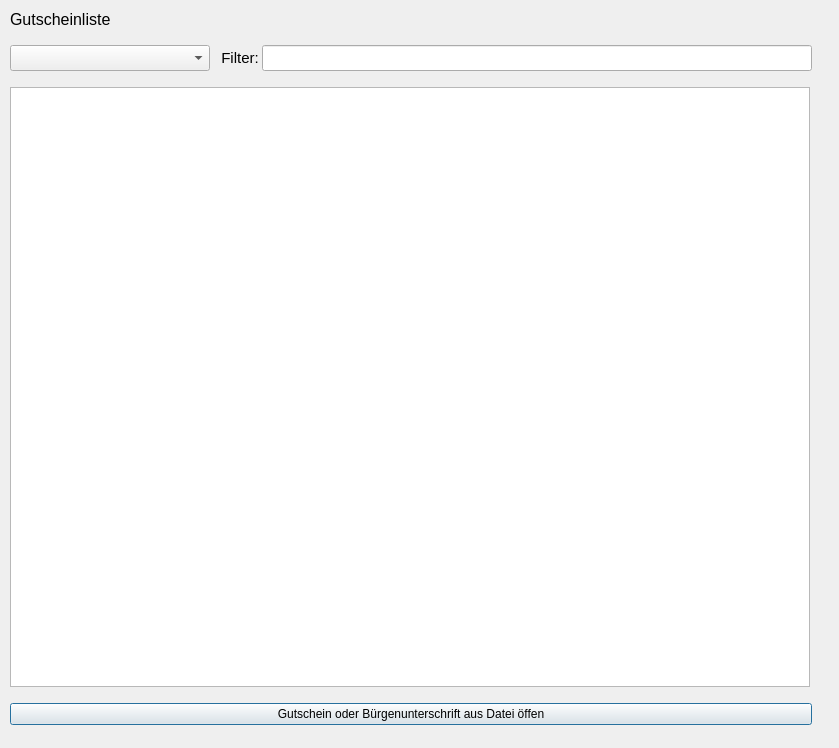
<?xml version="1.0" encoding="UTF-8"?>
<ui version="4.0">
 <class>DialogVoucherList</class>
 <widget class="QDialog" name="DialogVoucherList">
  <property name="geometry">
   <rect>
    <x>0</x>
    <y>0</y>
    <width>839</width>
    <height>748</height>
   </rect>
  </property>
  <property name="sizePolicy">
   <sizepolicy hsizetype="Fixed" vsizetype="Fixed">
    <horstretch>0</horstretch>
    <verstretch>0</verstretch>
   </sizepolicy>
  </property>
  <property name="maximumSize">
   <size>
    <width>16777215</width>
    <height>16777215</height>
   </size>
  </property>
  <property name="windowTitle">
   <string>Gutscheinliste</string>
  </property>
  <widget class="QLabel" name="label_voucher_list">
   <property name="geometry">
    <rect>
     <x>10</x>
     <y>10</y>
     <width>103</width>
     <height>19</height>
    </rect>
   </property>
   <property name="font">
    <font>
     <pointsize>12</pointsize>
    </font>
   </property>
   <property name="text">
    <string>Gutscheinliste</string>
   </property>
  </widget>
  <widget class="QWidget" name="layoutWidget">
   <property name="geometry">
    <rect>
     <x>10</x>
     <y>35</y>
     <width>802</width>
     <height>700</height>
    </rect>
   </property>
   <layout class="QVBoxLayout" name="verticalLayout">
    <item>
     <layout class="QHBoxLayout" name="horizontalLayout">
      <property name="spacing">
       <number>3</number>
      </property>
      <item>
       <widget class="QComboBox" name="statusComboBox">
        <property name="minimumSize">
         <size>
          <width>200</width>
          <height>0</height>
         </size>
        </property>
        <property name="font">
         <font>
          <pointsize>11</pointsize>
         </font>
        </property>
       </widget>
      </item>
      <item>
       <widget class="QLabel" name="labelFilter">
        <property name="font">
         <font>
          <pointsize>11</pointsize>
         </font>
        </property>
        <property name="text">
         <string>  Filter:</string>
        </property>
       </widget>
      </item>
      <item>
       <widget class="QLineEdit" name="lineEditFilter">
        <property name="font">
         <font>
          <pointsize>11</pointsize>
         </font>
        </property>
       </widget>
      </item>
     </layout>
    </item>
    <item>
     <widget class="QTableView" name="tableView_vouchers">
      <property name="sizePolicy">
       <sizepolicy hsizetype="Fixed" vsizetype="Fixed">
        <horstretch>0</horstretch>
        <verstretch>0</verstretch>
       </sizepolicy>
      </property>
      <property name="minimumSize">
       <size>
        <width>800</width>
        <height>600</height>
       </size>
      </property>
     </widget>
    </item>
    <item>
     <widget class="QPushButton" name="pushButton_open_voucher_or_signature">
      <property name="text">
       <string>Gutschein oder Bürgenunterschrift aus Datei öffen</string>
      </property>
     </widget>
    </item>
   </layout>
  </widget>
 </widget>
 <resources/>
 <connections/>
</ui>
